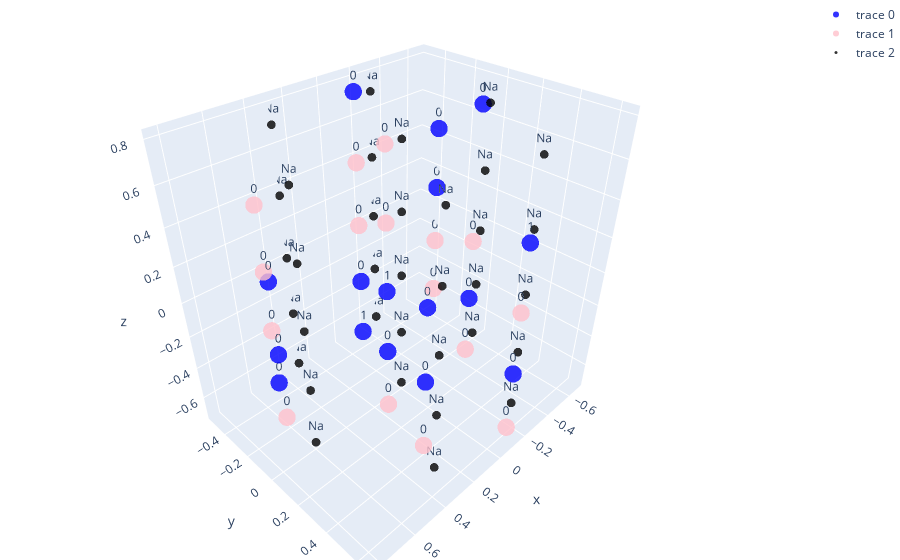

Here is the notebook cell this chart was saved with:
### Code cell
from point import Point
from lattice import Lattice

from utils import *
